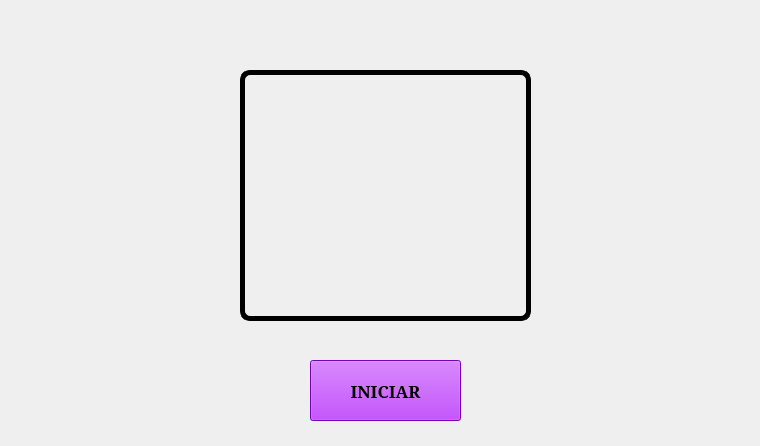
<?xml version="1.0" encoding="UTF-8"?>
<ui version="4.0">
 <class>MainWindow</class>
 <widget class="QMainWindow" name="MainWindow">
  <property name="geometry">
   <rect>
    <x>0</x>
    <y>0</y>
    <width>760</width>
    <height>446</height>
   </rect>
  </property>
  <property name="windowTitle">
   <string>MainWindow</string>
  </property>
  <property name="styleSheet">
   <string notr="true">background-image: url(:/Variadas/Imagenes/fondo.jpg);</string>
  </property>
  <widget class="QWidget" name="centralwidget">
   <widget class="QLabel" name="imagen">
    <property name="geometry">
     <rect>
      <x>240</x>
      <y>70</y>
      <width>291</width>
      <height>251</height>
     </rect>
    </property>
    <property name="styleSheet">
     <string notr="true">border: 5px solid black;
border-radius: 10px;
</string>
    </property>
    <property name="text">
     <string/>
    </property>
    <property name="pixmap">
     <pixmap>:/Mascotas/gato.jpeg</pixmap>
    </property>
    <property name="scaledContents">
     <bool>true</bool>
    </property>
   </widget>
   <widget class="QLabel" name="label_5">
    <property name="geometry">
     <rect>
      <x>630</x>
      <y>360</y>
      <width>121</width>
      <height>81</height>
     </rect>
    </property>
    <property name="text">
     <string/>
    </property>
    <property name="pixmap">
     <pixmap resource="../recursos.qrc">:/Logos/Imagenes/equipo.jpeg</pixmap>
    </property>
    <property name="scaledContents">
     <bool>true</bool>
    </property>
   </widget>
   <widget class="QLabel" name="label">
    <property name="geometry">
     <rect>
      <x>20</x>
      <y>10</y>
      <width>121</width>
      <height>81</height>
     </rect>
    </property>
    <property name="text">
     <string/>
    </property>
    <property name="pixmap">
     <pixmap resource="../recursos.qrc">:/Logos/Imagenes/logo uat.jpg</pixmap>
    </property>
    <property name="scaledContents">
     <bool>true</bool>
    </property>
   </widget>
   <widget class="QPushButton" name="btn_iniciar">
    <property name="geometry">
     <rect>
      <x>310</x>
      <y>360</y>
      <width>151</width>
      <height>61</height>
     </rect>
    </property>
    <property name="font">
     <font>
      <family>MS Serif</family>
      <pointsize>13</pointsize>
      <weight>75</weight>
      <bold>true</bold>
     </font>
    </property>
    <property name="styleSheet">
     <string notr="true">background-color: rgb(170, 0, 255);</string>
    </property>
    <property name="text">
     <string>INICIAR</string>
    </property>
   </widget>
   <widget class="QLabel" name="label_4">
    <property name="geometry">
     <rect>
      <x>630</x>
      <y>10</y>
      <width>121</width>
      <height>81</height>
     </rect>
    </property>
    <property name="text">
     <string/>
    </property>
    <property name="pixmap">
     <pixmap resource="../recursos.qrc">:/Logos/Imagenes/logo fians.jpg</pixmap>
    </property>
    <property name="scaledContents">
     <bool>true</bool>
    </property>
   </widget>
  </widget>
 </widget>
 <resources>
  <include location="../recursos.qrc"/>
 </resources>
 <connections/>
</ui>
